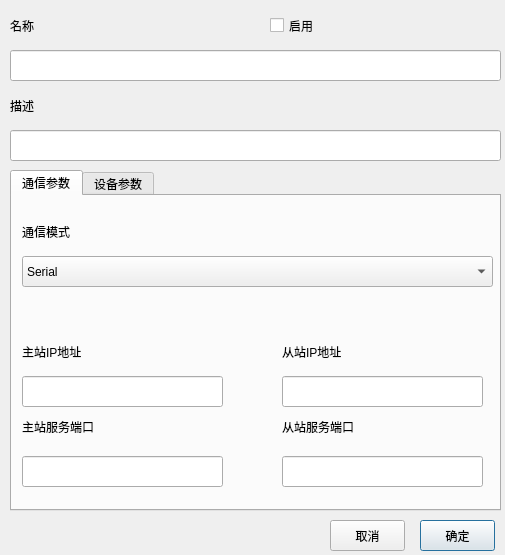
<?xml version="1.0" encoding="UTF-8"?>
<ui version="4.0">
 <class>CMDDeviceConfigDialog</class>
 <widget class="QDialog" name="CMDDeviceConfigDialog">
  <property name="geometry">
   <rect>
    <x>0</x>
    <y>0</y>
    <width>505</width>
    <height>555</height>
   </rect>
  </property>
  <property name="windowTitle">
   <string>Dialog</string>
  </property>
  <widget class="QLineEdit" name="nameEdit">
   <property name="geometry">
    <rect>
     <x>10</x>
     <y>50</y>
     <width>491</width>
     <height>31</height>
    </rect>
   </property>
  </widget>
  <widget class="QLineEdit" name="descriptionEdit">
   <property name="geometry">
    <rect>
     <x>10</x>
     <y>130</y>
     <width>491</width>
     <height>31</height>
    </rect>
   </property>
   <property name="readOnly">
    <bool>false</bool>
   </property>
  </widget>
  <widget class="QLabel" name="label_2">
   <property name="geometry">
    <rect>
     <x>10</x>
     <y>10</y>
     <width>251</width>
     <height>31</height>
    </rect>
   </property>
   <property name="text">
    <string>名称</string>
   </property>
  </widget>
  <widget class="QLabel" name="label_4">
   <property name="geometry">
    <rect>
     <x>10</x>
     <y>90</y>
     <width>431</width>
     <height>31</height>
    </rect>
   </property>
   <property name="text">
    <string>描述</string>
   </property>
  </widget>
  <widget class="QPushButton" name="okButton">
   <property name="geometry">
    <rect>
     <x>420</x>
     <y>520</y>
     <width>75</width>
     <height>31</height>
    </rect>
   </property>
   <property name="text">
    <string>确定</string>
   </property>
  </widget>
  <widget class="QPushButton" name="cancelButton">
   <property name="geometry">
    <rect>
     <x>330</x>
     <y>520</y>
     <width>75</width>
     <height>31</height>
    </rect>
   </property>
   <property name="text">
    <string>取消</string>
   </property>
  </widget>
  <widget class="QCheckBox" name="enableCheckBox">
   <property name="geometry">
    <rect>
     <x>270</x>
     <y>10</y>
     <width>171</width>
     <height>31</height>
    </rect>
   </property>
   <property name="text">
    <string>启用</string>
   </property>
  </widget>
  <widget class="QTabWidget" name="tabWidget">
   <property name="geometry">
    <rect>
     <x>10</x>
     <y>170</y>
     <width>491</width>
     <height>341</height>
    </rect>
   </property>
   <property name="currentIndex">
    <number>0</number>
   </property>
   <widget class="QWidget" name="tab">
    <attribute name="title">
     <string>通信参数</string>
    </attribute>
    <widget class="QLabel" name="label_3">
     <property name="geometry">
      <rect>
       <x>10</x>
       <y>20</y>
       <width>471</width>
       <height>31</height>
      </rect>
     </property>
     <property name="text">
      <string>通信模式</string>
     </property>
    </widget>
    <widget class="QStackedWidget" name="stackedWidget">
     <property name="geometry">
      <rect>
       <x>0</x>
       <y>110</y>
       <width>481</width>
       <height>191</height>
      </rect>
     </property>
     <property name="currentIndex">
      <number>1</number>
     </property>
     <widget class="QWidget" name="page_3">
      <widget class="QLabel" name="label_5">
       <property name="geometry">
        <rect>
         <x>10</x>
         <y>10</y>
         <width>211</width>
         <height>21</height>
        </rect>
       </property>
       <property name="text">
        <string>端口</string>
       </property>
      </widget>
      <widget class="QComboBox" name="portComboBox">
       <property name="geometry">
        <rect>
         <x>10</x>
         <y>40</y>
         <width>211</width>
         <height>31</height>
        </rect>
       </property>
      </widget>
      <widget class="QComboBox" name="baudRateComboBox">
       <property name="geometry">
        <rect>
         <x>240</x>
         <y>40</y>
         <width>201</width>
         <height>31</height>
        </rect>
       </property>
       <item>
        <property name="text">
         <string>115200</string>
        </property>
       </item>
       <item>
        <property name="text">
         <string>57600</string>
        </property>
       </item>
       <item>
        <property name="text">
         <string>38400</string>
        </property>
       </item>
       <item>
        <property name="text">
         <string>19200</string>
        </property>
       </item>
       <item>
        <property name="text">
         <string>9600</string>
        </property>
       </item>
       <item>
        <property name="text">
         <string>4800</string>
        </property>
       </item>
       <item>
        <property name="text">
         <string>2400</string>
        </property>
       </item>
       <item>
        <property name="text">
         <string>1200</string>
        </property>
       </item>
      </widget>
      <widget class="QLabel" name="label_7">
       <property name="geometry">
        <rect>
         <x>240</x>
         <y>10</y>
         <width>201</width>
         <height>21</height>
        </rect>
       </property>
       <property name="text">
        <string>波特率</string>
       </property>
      </widget>
      <widget class="QLabel" name="label_8">
       <property name="geometry">
        <rect>
         <x>10</x>
         <y>80</y>
         <width>211</width>
         <height>21</height>
        </rect>
       </property>
       <property name="text">
        <string>数据位</string>
       </property>
      </widget>
      <widget class="QLabel" name="label_9">
       <property name="geometry">
        <rect>
         <x>250</x>
         <y>80</y>
         <width>191</width>
         <height>21</height>
        </rect>
       </property>
       <property name="text">
        <string>停止位</string>
       </property>
      </widget>
      <widget class="QComboBox" name="parityComboBox">
       <property name="geometry">
        <rect>
         <x>10</x>
         <y>181</y>
         <width>211</width>
         <height>31</height>
        </rect>
       </property>
       <item>
        <property name="text">
         <string>NONE</string>
        </property>
       </item>
       <item>
        <property name="text">
         <string>ODD</string>
        </property>
       </item>
       <item>
        <property name="text">
         <string>EVEN</string>
        </property>
       </item>
       <item>
        <property name="text">
         <string>MARK</string>
        </property>
       </item>
       <item>
        <property name="text">
         <string>SPACE</string>
        </property>
       </item>
      </widget>
      <widget class="QLabel" name="label_10">
       <property name="geometry">
        <rect>
         <x>10</x>
         <y>150</y>
         <width>211</width>
         <height>21</height>
        </rect>
       </property>
       <property name="text">
        <string>校验位</string>
       </property>
      </widget>
      <widget class="QComboBox" name="stopBitsComboBox">
       <property name="geometry">
        <rect>
         <x>240</x>
         <y>110</y>
         <width>201</width>
         <height>31</height>
        </rect>
       </property>
       <item>
        <property name="text">
         <string>1</string>
        </property>
       </item>
       <item>
        <property name="text">
         <string>1.5</string>
        </property>
       </item>
       <item>
        <property name="text">
         <string>2</string>
        </property>
       </item>
      </widget>
      <widget class="QComboBox" name="dataBitsComboBox">
       <property name="geometry">
        <rect>
         <x>10</x>
         <y>110</y>
         <width>211</width>
         <height>31</height>
        </rect>
       </property>
       <item>
        <property name="text">
         <string>5</string>
        </property>
       </item>
       <item>
        <property name="text">
         <string>6</string>
        </property>
       </item>
       <item>
        <property name="text">
         <string>7</string>
        </property>
       </item>
       <item>
        <property name="text">
         <string>8</string>
        </property>
       </item>
      </widget>
     </widget>
     <widget class="QWidget" name="page">
      <widget class="QLabel" name="label_6">
       <property name="geometry">
        <rect>
         <x>10</x>
         <y>30</y>
         <width>201</width>
         <height>31</height>
        </rect>
       </property>
       <property name="text">
        <string>主站IP地址</string>
       </property>
      </widget>
      <widget class="QLineEdit" name="serverPortEdit">
       <property name="geometry">
        <rect>
         <x>10</x>
         <y>150</y>
         <width>201</width>
         <height>31</height>
        </rect>
       </property>
      </widget>
      <widget class="QLabel" name="label_11">
       <property name="geometry">
        <rect>
         <x>10</x>
         <y>110</y>
         <width>201</width>
         <height>21</height>
        </rect>
       </property>
       <property name="text">
        <string>主站服务端口</string>
       </property>
      </widget>
      <widget class="QLineEdit" name="serverIPEdit">
       <property name="geometry">
        <rect>
         <x>10</x>
         <y>70</y>
         <width>201</width>
         <height>31</height>
        </rect>
       </property>
      </widget>
      <widget class="QLabel" name="label_12">
       <property name="geometry">
        <rect>
         <x>270</x>
         <y>30</y>
         <width>201</width>
         <height>31</height>
        </rect>
       </property>
       <property name="text">
        <string>从站IP地址</string>
       </property>
      </widget>
      <widget class="QLineEdit" name="serverSlaveIPEdit">
       <property name="geometry">
        <rect>
         <x>270</x>
         <y>70</y>
         <width>201</width>
         <height>31</height>
        </rect>
       </property>
      </widget>
      <widget class="QLabel" name="label_13">
       <property name="geometry">
        <rect>
         <x>270</x>
         <y>110</y>
         <width>201</width>
         <height>21</height>
        </rect>
       </property>
       <property name="text">
        <string>从站服务端口</string>
       </property>
      </widget>
      <widget class="QLineEdit" name="serverSlavePortEdit">
       <property name="geometry">
        <rect>
         <x>270</x>
         <y>150</y>
         <width>201</width>
         <height>31</height>
        </rect>
       </property>
      </widget>
     </widget>
     <widget class="QWidget" name="page_2">
      <widget class="QLabel" name="label_14">
       <property name="geometry">
        <rect>
         <x>10</x>
         <y>10</y>
         <width>431</width>
         <height>20</height>
        </rect>
       </property>
       <property name="text">
        <string>通信参数</string>
       </property>
      </widget>
      <widget class="QLineEdit" name="usbCommParameterEdit">
       <property name="geometry">
        <rect>
         <x>10</x>
         <y>30</y>
         <width>431</width>
         <height>20</height>
        </rect>
       </property>
      </widget>
     </widget>
     <widget class="QWidget" name="page_5">
      <widget class="QLineEdit" name="boardCommParameterEdit">
       <property name="geometry">
        <rect>
         <x>10</x>
         <y>30</y>
         <width>431</width>
         <height>20</height>
        </rect>
       </property>
      </widget>
      <widget class="QLabel" name="label_19">
       <property name="geometry">
        <rect>
         <x>10</x>
         <y>10</y>
         <width>431</width>
         <height>20</height>
        </rect>
       </property>
       <property name="text">
        <string>通信参数</string>
       </property>
      </widget>
     </widget>
     <widget class="QWidget" name="page_4">
      <widget class="QLineEdit" name="otherCommParameterEdit">
       <property name="geometry">
        <rect>
         <x>10</x>
         <y>50</y>
         <width>431</width>
         <height>31</height>
        </rect>
       </property>
      </widget>
      <widget class="QLabel" name="label_15">
       <property name="geometry">
        <rect>
         <x>10</x>
         <y>10</y>
         <width>431</width>
         <height>21</height>
        </rect>
       </property>
       <property name="text">
        <string>通信参数</string>
       </property>
      </widget>
     </widget>
    </widget>
    <widget class="QComboBox" name="communicationTypeBox">
     <property name="geometry">
      <rect>
       <x>10</x>
       <y>60</y>
       <width>471</width>
       <height>31</height>
      </rect>
     </property>
     <item>
      <property name="text">
       <string>Serial</string>
      </property>
     </item>
     <item>
      <property name="text">
       <string>TCP</string>
      </property>
     </item>
     <item>
      <property name="text">
       <string>UDP</string>
      </property>
     </item>
     <item>
      <property name="text">
       <string>USB</string>
      </property>
     </item>
     <item>
      <property name="text">
       <string>Board</string>
      </property>
     </item>
     <item>
      <property name="text">
       <string>Other</string>
      </property>
     </item>
    </widget>
    <zorder>stackedWidget</zorder>
    <zorder>label_3</zorder>
    <zorder>communicationTypeBox</zorder>
   </widget>
   <widget class="QWidget" name="tab_2">
    <attribute name="title">
     <string>设备参数</string>
    </attribute>
    <widget class="QLineEdit" name="replyTimeoutEdit">
     <property name="geometry">
      <rect>
       <x>10</x>
       <y>130</y>
       <width>471</width>
       <height>31</height>
      </rect>
     </property>
     <property name="text">
      <string>1000</string>
     </property>
     <property name="readOnly">
      <bool>false</bool>
     </property>
    </widget>
    <widget class="QLabel" name="label_17">
     <property name="geometry">
      <rect>
       <x>10</x>
       <y>90</y>
       <width>431</width>
       <height>21</height>
      </rect>
     </property>
     <property name="text">
      <string>命令超时(MS)</string>
     </property>
    </widget>
    <widget class="QLineEdit" name="protocolEdit">
     <property name="geometry">
      <rect>
       <x>10</x>
       <y>50</y>
       <width>471</width>
       <height>31</height>
      </rect>
     </property>
     <property name="text">
      <string>Secp TCP</string>
     </property>
     <property name="readOnly">
      <bool>true</bool>
     </property>
    </widget>
    <widget class="QLabel" name="label">
     <property name="geometry">
      <rect>
       <x>10</x>
       <y>10</y>
       <width>431</width>
       <height>21</height>
      </rect>
     </property>
     <property name="text">
      <string>通信协议</string>
     </property>
    </widget>
    <widget class="QLineEdit" name="retriesEdit">
     <property name="geometry">
      <rect>
       <x>10</x>
       <y>210</y>
       <width>471</width>
       <height>31</height>
      </rect>
     </property>
     <property name="text">
      <string>3</string>
     </property>
     <property name="readOnly">
      <bool>false</bool>
     </property>
    </widget>
    <widget class="QLabel" name="label_18">
     <property name="geometry">
      <rect>
       <x>10</x>
       <y>170</y>
       <width>431</width>
       <height>21</height>
      </rect>
     </property>
     <property name="text">
      <string>命令重试次数</string>
     </property>
    </widget>
    <widget class="QPushButton" name="configButton">
     <property name="geometry">
      <rect>
       <x>10</x>
       <y>260</y>
       <width>99</width>
       <height>27</height>
      </rect>
     </property>
     <property name="text">
      <string>获取配置</string>
     </property>
    </widget>
    <widget class="QLineEdit" name="statuEdit">
     <property name="enabled">
      <bool>false</bool>
     </property>
     <property name="geometry">
      <rect>
       <x>122</x>
       <y>260</y>
       <width>351</width>
       <height>27</height>
      </rect>
     </property>
     <property name="text">
      <string>获取配置状态显示</string>
     </property>
    </widget>
   </widget>
  </widget>
 </widget>
 <resources/>
 <connections/>
</ui>
